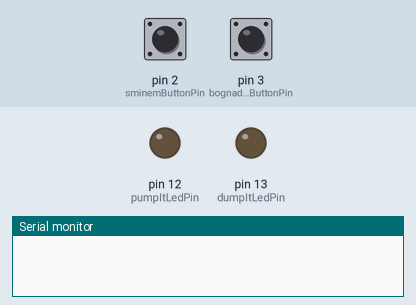
Recording of a sketch running on a simulated Arduino Uno, built with avr-gcc and run on an emulated ATmega328P. Parts: output pins drawn as LEDs (lit = HIGH), the last lines printed to the serial monitor. Inputs (shaded band) come from the test bench; at power-on: pin 2 (sminemButtonPin) LOW, pin 3 (bognadoffButtonPin) LOW.

Above: at 1.2 s.
1.3 s: pin 2 (sminemButtonPin) pulled HIGH for 0.15 s
At 2.2 s:
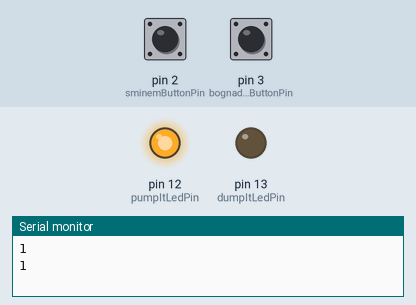
2.9 s: pin 3 (bognadoffButtonPin) pulled HIGH for 0.15 s
At 3.4 s:
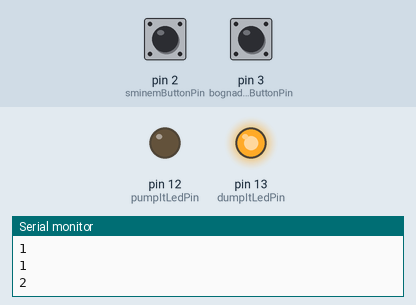
4.5 s: pin 2 (sminemButtonPin) pulled HIGH for 1 s
At 5.4 s:
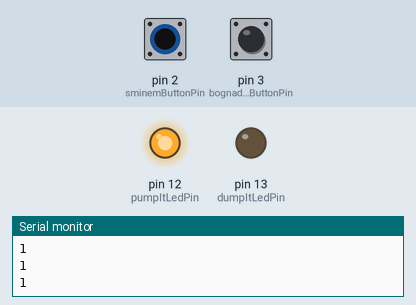
7.0 s: pin 3 (bognadoffButtonPin) pulled HIGH for 1 s
At 8.0 s:
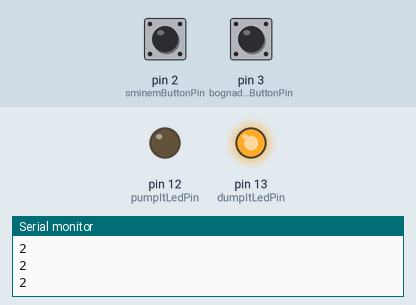
Timing chart, 0 to 10.0 s (numbered marks = the images above; inputs shaded):
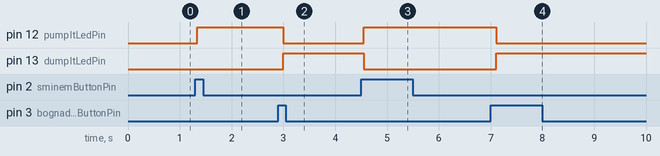

The sketch:

boysminem-pumper.ino
```cpp
// bullish
const int sminemButtonPin = 2;
const int pumpItLedPin =  12;
// bearish
const int bognadoffButtonPin = 3;
const int dumpItLedPin =  13;

// manipulate the market
int pumpButtonPushed = 0;
int dumpButtonPushed = 0;

void setup() {
  // initialize the LED pins as outputs
  pinMode(pumpItLedPin, OUTPUT);
  pinMode(dumpItLedPin, OUTPUT);
  // initialize market manipulation buttons
  pinMode(sminemButtonPin, INPUT);
  pinMode(bognadoffButtonPin, INPUT);
  // initialize serial output
  Serial.begin(9600);
}

void loop() {
  // read market manipulation signals
  pumpButtonPushed = digitalRead(sminemButtonPin);
  dumpButtonPushed = digitalRead(bognadoffButtonPin);

  // check if the pushbutton is pressed. If it is, the buttonState is HIGH:
  if (pumpButtonPushed == 1) {
    // turn LED on:
    Serial.println(1);
    digitalWrite(pumpItLedPin, HIGH);
    digitalWrite(dumpItLedPin, LOW);
  }

  if (dumpButtonPushed == 1) {
    Serial.println(2);
    digitalWrite(pumpItLedPin, LOW);
    digitalWrite(dumpItLedPin, HIGH);
  }
  delay(111);
}
```

Measured:
- after the input at 1.3 s, pin 12 (pumpItLedPin): LOW → HIGH at once
- after the input at 2.9 s, pin 12 (pumpItLedPin): HIGH → LOW after 0.10 s; pin 13 (dumpItLedPin): LOW → HIGH after 0.10 s
- after the input at 4.5 s, pin 12 (pumpItLedPin): LOW → HIGH after 0.05 s; pin 13 (dumpItLedPin): HIGH → LOW after 0.05 s
- after the input at 7.0 s, pin 12 (pumpItLedPin): HIGH → LOW after 0.11 s; pin 13 (dumpItLedPin): LOW → HIGH after 0.11 s
